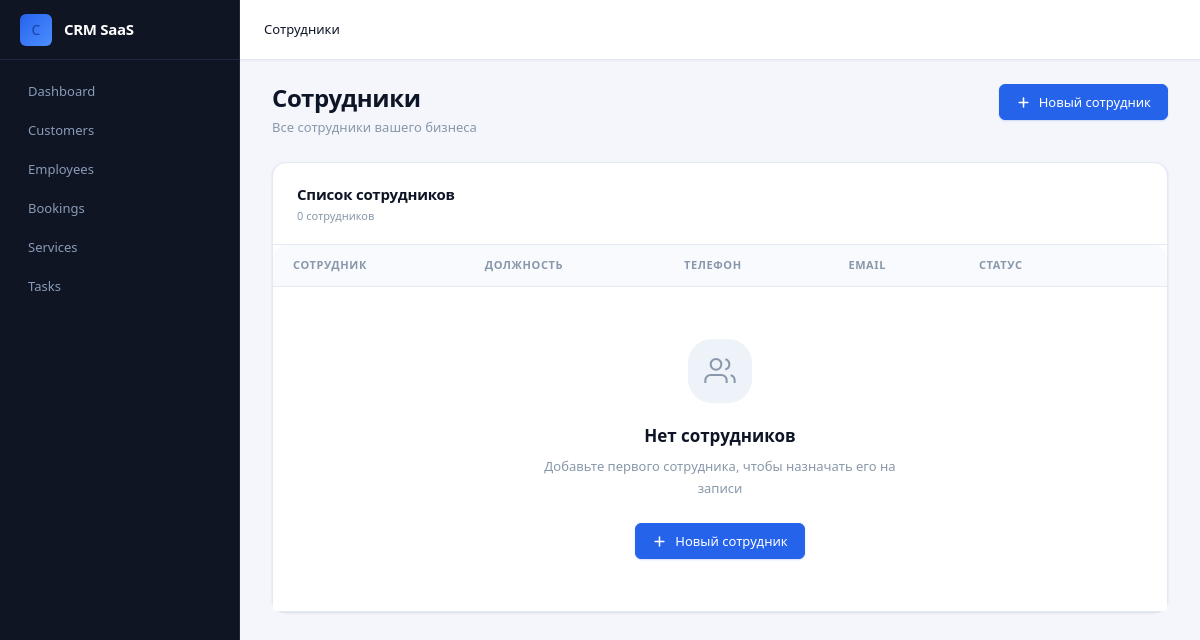
Before: /employees/ (signed in) with the older database file.
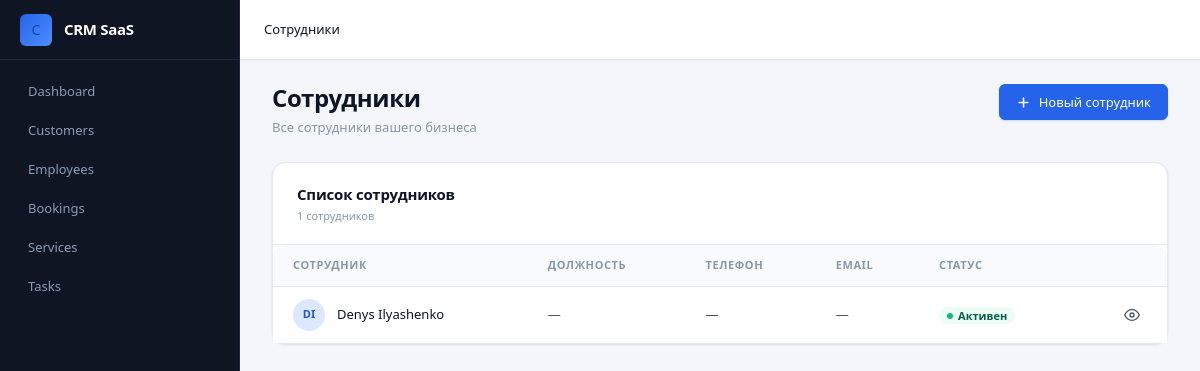
After: the same page with the newer database file.
### apps/employees/models.py (models this page shows, shortened)
class Employee(models.Model):
    company = models.ForeignKey(Company, on_delete=models.CASCADE, related_name="employees")
    first_name = models.CharField(max_length=200)
    last_name = models.CharField(max_length=200)
    date_of_birth = models.DateField(null=True, blank=True)
    email = models.EmailField(blank=True, null=True)
    phone = models.CharField(max_length=20, blank=True, null=True)
    is_active = models.BooleanField(default=True)
    class Meta:
        ordering = ['first_name', 'last_name']
        indexes = [
            models.Index(fields=['first_name', 'last_name']),
        ]

### apps/employees/views.py (the view)
# urls.py: path('', views.list_employees, name="list"),
@login_required
def list_employees(request):
    company = Company.objects.filter(owner=request.user).first()
    if not company:
        return redirect('companies:create')
    employees = Employee.objects.filter(company=company)
    context = {'employees': employees}
    return render(request, 'employees/list.html', context)

### apps/employees/templates/employees/list.html (shortened to what this page needs)
{% extends "base.html" %}
{% load static %}
{% block page_name %}Сотрудники{% endblock %}
{% block content %}
<div class="page-header">
  <div class="page-header__left">
    <h1 class="page-title">Сотрудники</h1>
    <p class="page-subtitle">Все сотрудники вашего бизнеса</p>
  </div>
  <div class="page-header__actions">
    <a href="{% url 'employees:create' %}" class="btn btn-primary">
      <svg viewBox="0 0 24 24" fill="none" stroke="currentColor" stroke-width="2.5" stroke-linecap="round"><line x1="12" y1="5" x2="12" y2="19"/><line x1="5" y1="12" x2="19" y2="12"/></svg>
      Новый сотрудник
    </a>
  </div>
</div>
<div class="card">
  <div class="card-header">
    <div>
      <div class="card-title">Список сотрудников</div>
      <div class="card-subtitle">{{ employees|length|default:"0" }} сотрудников</div>
    </div>
  </div>
  <div class="table-wrapper" style="border: none; border-radius: 0; box-shadow: none;">
    <table class="table">
      <thead>
        <tr>
          <th>Сотрудник</th>
          <th>Должность</th>
          <th>Телефон</th>
          <th>Email</th>
          <th>Статус</th>
          <th></th>
        </tr>
      </thead>
      <tbody>
        {% for employee in employees %}
        <tr>
          <td>
            <a href="{% url 'employees:detail' employee.id %}" style="text-decoration: none;">
              <div class="table-cell-user">
                <div class="table-avatar">
                  {% if employee.avatar %}
                    <img src="{{ employee.avatar.url }}" alt="{{ employee.get_full_name }}">
                  {% else %}
                    {{ employee.first_name.0 }}{{ employee.last_name.0 }}
                  {% endif %}
                </div>
                <div>
                  <div class="table-cell-user__name">{{ employee.first_name }} {{ employee.last_name }}</div>
                </div>
              </div>
            </a>
          </td>
          <td>{{ employee.position|default:"—" }}</td>
          <td>{{ employee.phone|default:"—" }}</td>
          <td>{{ employee.email|default:"—" }}</td>
          <td>
            {% if employee.is_active %}
              <span class="badge badge-success">Активен</span>
            {% else %}
              <span class="badge badge-neutral">Отключён</span>
            {% endif %}
          </td>
          <td>
            <div class="table-actions">
              <a href="{% url 'employees:detail' employee.id %}" class="btn btn-ghost btn-icon btn-sm" title="Открыть">
                <svg viewBox="0 0 24 24" fill="none" stroke="currentColor" stroke-width="2" stroke-linecap="round"><path d="M1 12s4-8 11-8 11 8 11 8-4 8-11 8-11-8-11-8z"/><circle cx="12" cy="12" r="3"/></svg>
              </a>
            </div>
          </td>
        </tr>
        {% empty %}
        <tr>
          <td colspan="6">
            <div class="empty-state" style="padding: var(--space-10);">
              <div class="empty-state__icon">
                <svg viewBox="0 0 24 24" fill="none" stroke="currentColor" stroke-width="1.5"><path d="M17 21v-2a4 4 0 0 0-4-4H5a4 4 0 0 0-4 4v2"/><circle cx="9" cy="7" r="4"/><path d="M23 21v-2a4 4 0 0 0-3-3.87"/><path d="M16 3.13a4 4 0 0 1 0 7.75"/></svg>
              </div>
              <div class="empty-state__title">Нет сотрудников</div>
              <div class="empty-state__description">Добавьте первого сотрудника, чтобы назначать его на записи</div>
              <a href="{% url 'employees:create' %}" class="btn btn-primary">
                <svg viewBox="0 0 24 24" fill="none" stroke="currentColor" stroke-width="2.5" stroke-linecap="round"><line x1="12" y1="5" x2="12" y2="19"/><line x1="5" y1="12" x2="19" y2="12"/></svg>
                Новый сотрудник
              </a>
            </div>
          </td>
        </tr>
        {% endfor %}
      </tbody>
    </table>
  </div>
</div>
{% endblock %}

Changed rows visible on the page:
added Employee: first_name.0 "D", last_name.0 "I", first_name "Denys", last_name "Ilyashenko", position "—", phone "—", email "—", is_active "Активен"
Other visible differences:
{{ employees|length|default:"0" }}: "0" → "1"
text no longer shown: "Нет сотрудников Добавьте первого сотрудника, чтобы назначать его на записи Новый сотрудник"
